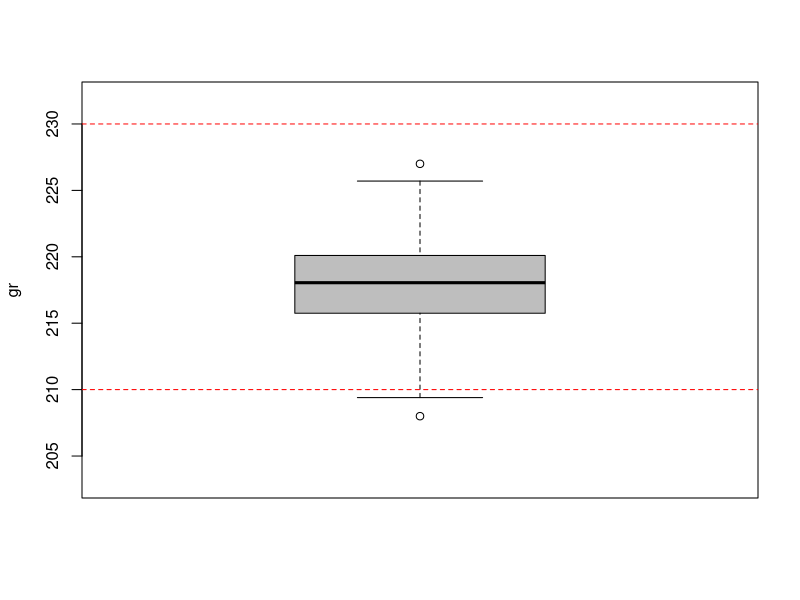
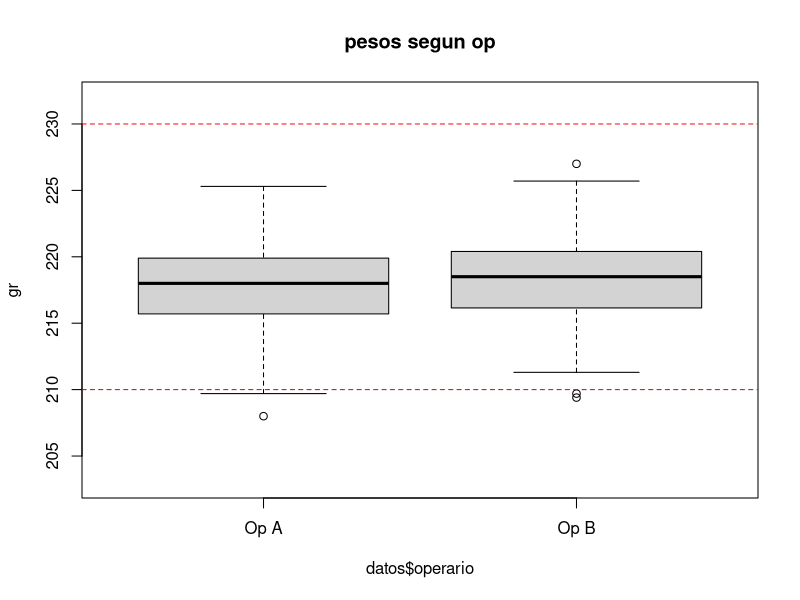
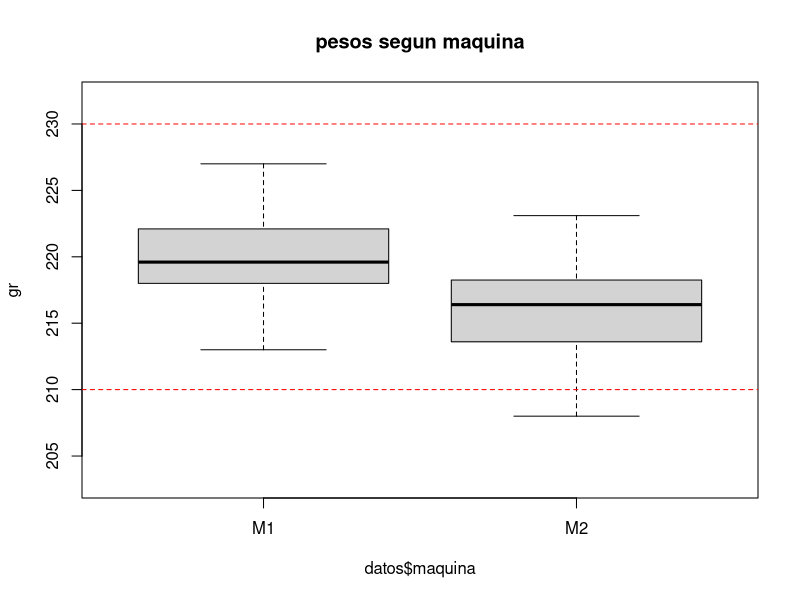
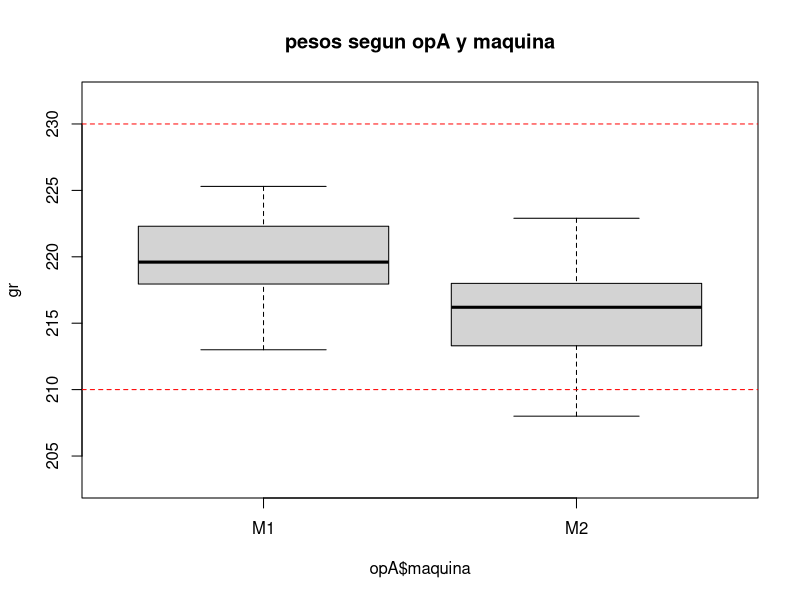
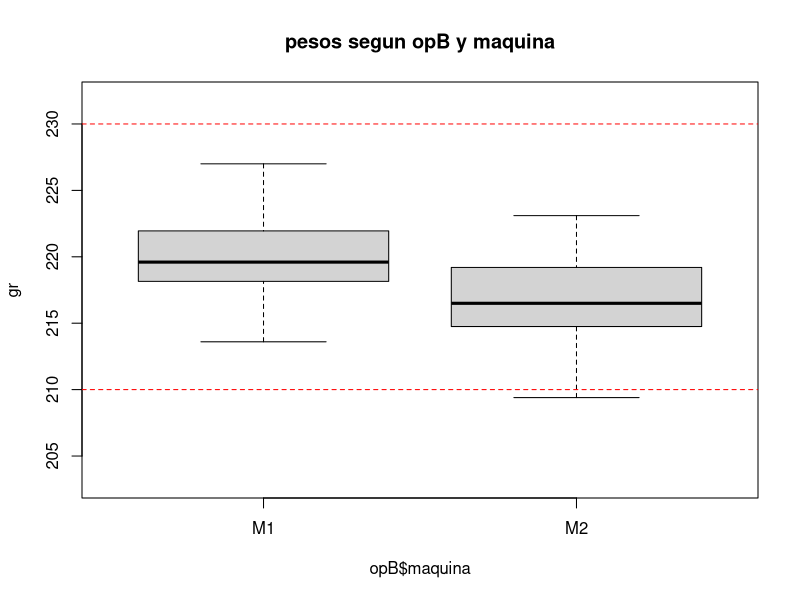

Generate these figures, in order, with R:
#------------------------------------------------------#
#--         ACTIVIDAD_3_ANALISIS_EXPLORATORIO        --#
#-- Universidad del Valle: Escuela de Estadistica    --#
#-- Asignatura: Probabilidad y Estadistica           --#
#-- Profesor: Ivan Mauricio Bermudez Vera            --#
#-- Estudiantes:                                     --#
#--   Juan Sebastian Getial Getial <2124644>         --#
#--   Mauricio Muñoz Gutierez <----------->          --#
#--   Brayan Andres Sanchez Lozano <2128974>         --#
#------------------------------------------------------#

#Se suben los datos
datos <- read.table("data_embutidos.txt", header=TRUE, dec=".")

#Especificaciones del peso -> 220 ± 10 gr
#Limites
limite_superior = 220  + 10
limite_inferior = 220 - 10

#Valores maximos y minimos
max = max(datos$peso)
min = min(datos$peso)

#box plot del peso
x11()
boxplot(datos$peso,
        ylab="gr",
        ylim=c(min-5,max+5),
        col="gray"
)
abline(h=c(limite_inferior, limite_superior, 31.5),lty=2,col="Red")

#box plot del peso segun operario
x11()
boxplot(datos$peso ~ datos$operario,
        ylab="gr",
        names=c("Op A", "Op B"),
        main="pesos segun op",
        ylim=c(min-5,max+5)
)
abline(h=c(limite_inferior, limite_superior, 31.5),lty=2,col="Red")

#box plot del peso segun máquina
x11()
boxplot(datos$peso ~ datos$maquina,
        ylab="gr",
        names=c("M1", "M2"),
        main="pesos segun maquina",
        ylim=c(min-5,max+5)
)
abline(h=c(limite_inferior, limite_superior, 31.5),lty=2,col="Red")

#box plot peso segun operario y máquina
library(dplyr) #Se debe instalar primero

opA <- dplyr::filter(datos, operario == "A") 
opB <- dplyr::filter(datos, operario == "B")

#box plot operario A segun máquina
x11()
boxplot(opA$peso ~ opA$maquina,
        ylab="gr",
        names=c("M1", "M2"),
        main="pesos segun opA y maquina",
        ylim=c(min-5,max+5)
)
abline(h=c(limite_inferior, limite_superior, 31.5),lty=2,col="Red")

#box plot operario B segun máquina
x11()
boxplot(opB$peso ~ opB$maquina,
        ylab="gr",
        names=c("M1", "M2"),
        main="pesos segun opB y maquina",
        ylim=c(min-5,max+5)
)
abline(h=c(limite_inferior, limite_superior, 31.5),lty=2,col="Red")